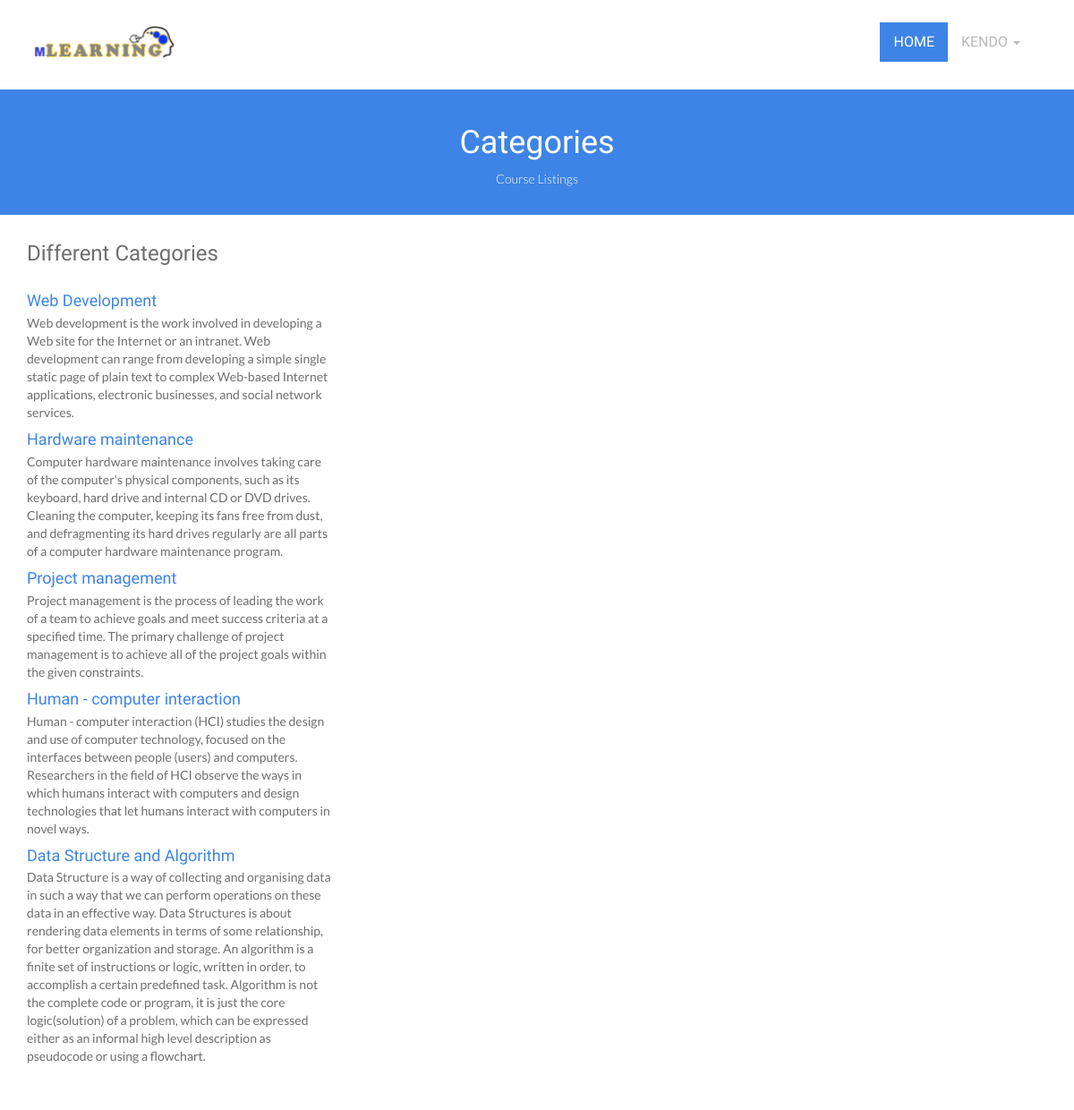
Page /student/home.php (signed in) on the committed database.
### tables this page shows
CREATE TABLE IF NOT EXISTS `tbl_category` (
  `cat_Id` int(11) NOT NULL auto_increment,
  `name` varchar(255) default NULL,
  `description` text,
  `image` varchar(255) default NULL,
  PRIMARY KEY  (`cat_Id`)
);

### student/home.php (the view, shortened to what this page needs)
<?php
$username=$_SESSION['username'];
?>
<!DOCTYPE html>
<html lang="en">
<head>
	<link rel="stylesheet" href="../css/bootstrap.min.css">
	<link rel="stylesheet" href="../css/font-awesome.min.css">
	<link rel="stylesheet" href="../css/bootstrap-theme.css" media="screen">
	<link rel="stylesheet" href="../css/style.css">
    <link rel='stylesheet' id='camera-css'  href='../css/camera.css' type='text/css' media='all'>
</head>
<body>
	<div class="navbar navbar-inverse">
		<div class="container">
			<div class="navbar-header">
				<a class="navbar-brand" href="home.php">
					<img src="../images/logo.png" alt="Techro HTML5 template"></a>
			</div>
			<div class="navbar-collapse collapse">
				<ul class="nav navbar-nav pull-right mainNav">
					<li class="active"><a href="home.php">Home</a></li>
					<li class="dropdown">
						<a href="../#" class="dropdown-toggle" data-toggle="dropdown"><?php echo $username;?> <b class="caret"></b></a>
					</li>
				</ul>
			</div>
		</div>
	</div>
	<header id="head" class="secondary">
            <div class="container">
                    <h1>Categories</h1>
                    <p>Course Listings</p>
                </div>
    </header>
	<div id="courses">
		<section class="container">
			<h3>Different Categories</h3>
			<div class="row">
				<div class="col-md-4">
					<div class="featured-box">
					 			<?php
                                        $sql = "SELECT * FROM `tbl_category` ";
                                        $run = mysql_query($sql);
                                        while($row=mysql_fetch_array($run)){
                                         	$name = $row['name'];
                                         	$description = $row['description'];
                                            ?>
						<div class="text">
							<h3><?php
							echo "<a href='cat-content.php?cat_Id=".$row["cat_Id"]."'>$name</a>";
							?></h3>
							<p><?php echo $description;?></p>
							</div>
							    <?php }?>
					</div>
				</div>
			</div>
		</section>
	</div>
</body>
</html>

### css/style.css (style rules this page uses)
body { font-family: "Lato", sans-serif; font-weight: normal; color: #6e6e6e; }
h1, h2, h3, h4, h5, h6 { font-weight: normal; font-family: "Oswald", sans-serif; }
h1, .h1, h2, .h2, h3, .h3 { margin-top: 30px; }
a { color: #3d84e6; }
.navbar-nav > li > a { padding-top: 12px; padding-bottom: 12px; font-family: "Oswald", sans-serif; font-weight: 400 !important; }
.navbar-inverse .navbar-brand img { width: 171px; }
#head { background-size: cover; height: 600px; text-align: center; color: white; font-weight: 300; position: relative; background-position-x: center; }
#head.secondary { height: 100px; min-height: 100px; padding-top: 0px; }
ul, .list.custom-list ul { margin: 0 0 11px; list-style-type: none; padding-left: 10px; }
.navbar-inverse { background: #fff; margin: 0 auto; }
.navbar-inverse { border: none; }
.navbar-inverse .navbar-nav > li > a, .navbar-inverse .navbar-nav > .open ul > a { color: #b8b8b8; font-size: 16px; text-transform: uppercase; }
.navbar-inverse .navbar-nav > li > a:hover, .navbar-inverse .navbar-nav > li > a:focus, .navbar-inverse .navbar-nav > .open > a:hover, .navbar-inverse .navbar-nav > .open > a:focus, .navbar-inverse .navbar-nav > .active > a { background: #3d84e6; color: #fff !important; border-radius: 0px; }
.navbar-inverse .navbar-nav > li > a, .navbar-inverse .navbar-nav > .open ul > a { text-align: left; }
.navbar-inverse .navbar-nav > .active > a, .navbar-inverse .navbar-nav > .active > a:hover { color: #fff !important; border-radius: 0px; background: #3d84e6; }
img { max-width: 100%; }
.featured-box { padding: 20px; padding-left: 0px; margin-bottom: 20px; }
.featured-box .text { padding-left: 0px; }
.featured-box h3 { font-size: 18px; margin: 0 0 5px 0; }
#head.secondary { padding-top: 0px; background: #3d84e6; background-size: cover; text-align: center; padding: 10px 0; height: 140px; }
#head.secondary h1 { color: #fff; text-align: center; }

### rows in the picture
tbl_category: name "Web Development", description "Web development is the work involved in developing a Web site for the Internet or an intranet. Web development can range from developing a simple single static page of plain text to complex Web-based Internet applications, electronic businesses, and social network services."
tbl_category: name "Hardware maintenance", description "Computer hardware maintenance involves taking care of the computer's physical components, such as its keyboard, hard drive and internal CD or DVD drives. Cleaning the computer, keeping its fans free from dust, and defragmenting its hard drives regularly are all parts of a computer hardware maintenance program."
tbl_category: name "Project management", description "Project management is the process of leading the work of a team to achieve goals and meet success criteria at a specified time. The primary challenge of project management is to achieve all of the project goals within the given constraints."
tbl_category: name "Human - computer interaction", description "Human - computer interaction (HCI) studies the design and use of computer technology, focused on the interfaces between people (users) and computers. Researchers in the field of HCI observe the ways in which humans interact with computers and design technologies that let humans interact with computers in novel ways."
tbl_category: name "Data Structure and Algorithm", description "Data Structure is a way of collecting and organising data in such a way that we can perform operations on these data in an effective way. Data Structures is about rendering data elements in terms of some relationship, for better organization and storage. An algorithm is a finite set of instructions or logic, written in order, to accomplish a certain predefined task. Algorithm is not the complete code or program, it is just the core logic(solution) of a problem, which can be expressed either as an informal high level description as pseudocode or using a flowchart."

### other values in the picture
$username "KENDO"
